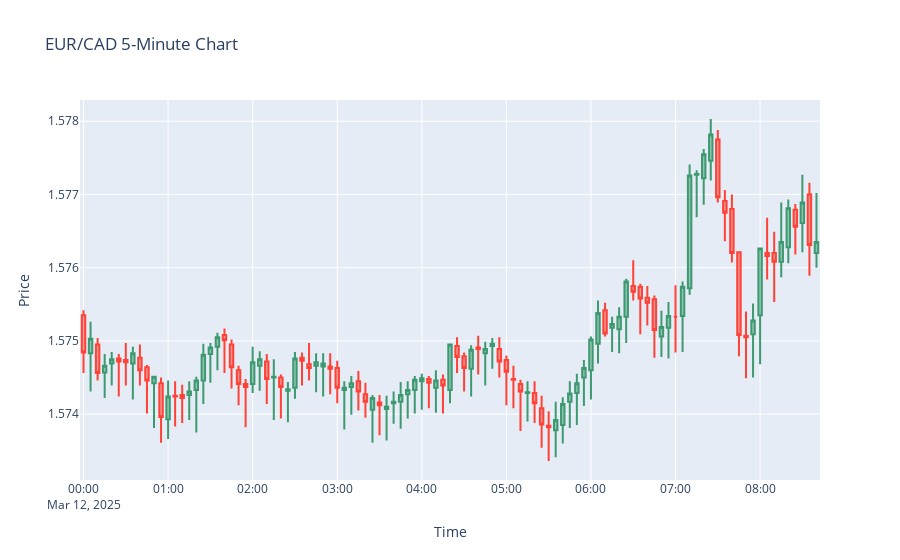

Here is the notebook cell this chart was saved with:
### Code cell
import plotly.graph_objects as go
import pandas as pd
import yfinance as yf
import time
from datetime import datetime, timedelta
from IPython.display import clear_output, display

def get_eurcad_data(interval="5m", period="1d"):
    try:
        eurcad = yf.Ticker("EURCAD=X")
        data = eurcad.history(period=period, interval=interval)
        return data
    except Exception as e:
        print(f"Error fetching data: {e}")
        return None

def calculate_sma(data, window):
    return data['Close'].rolling(window=window).mean()

def calculate_rsi(data, window=14):
    delta = data['Close'].diff()
    up = delta.clip(lower=0)
    down = -1 * delta.clip(upper=0)
    ema_up = up.rolling(window=window).mean()
    ema_down = down.rolling(window=window).mean()
    rs = ema_up / ema_down
    return 100 - (100 / (1 + rs))

def calculate_macd(data):
    short_ema = data['Close'].ewm(span=12, adjust=False).mean()
    long_ema = data['Close'].ewm(span=26, adjust=False).mean()
    macd = short_ema - long_ema
    signal = macd.ewm(span=9, adjust=False).mean()
    return macd, signal

def calculate_bollinger_bands(data, window=20):
    sma = calculate_sma(data, window)
    std = data['Close'].rolling(window=window).std()
    upper_band = sma + (std * 2)
    lower_band = sma - (std * 2)
    return upper_band, lower_band

def find_support_resistance(data):
    support = data['Low'].rolling(window=10).min()
    resistance = data['High'].rolling(window=10).max()
    return support, resistance

def calculate_pivot_points(data):
    pivot = (data['High'] + data['Low'] + data['Close']) / 3
    r1 = (pivot * 2) - data['Low']
    s1 = (pivot * 2) - data['High']
    return pivot, r1, s1

def analyze_and_generate_signals(data):
    if data is None or data.empty or len(data) < 20:
        return None, None
    
    sma_short = calculate_sma(data, window=9)
    sma_long = calculate_sma(data, window=18)
    rsi = calculate_rsi(data, window=14)
    macd, signal = calculate_macd(data)
    upper_band, lower_band = calculate_bollinger_bands(data)
    support, resistance = find_support_resistance(data)
    pivot, r1, s1 = calculate_pivot_points(data)
    
    last_price = data['Close'].iloc[-1]
    current_time = datetime.utcnow() - timedelta(hours=3)  # UTC -3
    trade_time = (current_time + timedelta(minutes=5)).strftime("%H:%M")
    
    signal_type = None
    if sma_short.iloc[-1] > sma_long.iloc[-1] and rsi.iloc[-1] < 70:
        signal_type = "CALL 🟩"
    elif sma_short.iloc[-1] < sma_long.iloc[-1] and rsi.iloc[-1] > 30:
        signal_type = "PUT 🟥"
    
    if macd.iloc[-1] > signal.iloc[-1] and macd.iloc[-2] <= signal.iloc[-2]:
        signal_type = "CALL 🟩"
    elif macd.iloc[-1] < signal.iloc[-1] and macd.iloc[-2] >= signal.iloc[-2]:
        signal_type = "PUT 🟥"
    
    if last_price < lower_band.iloc[-1]:
        signal_type = "CALL 🟩"
    elif last_price > upper_band.iloc[-1]:
        signal_type = "PUT 🟥"
    
    if last_price <= support.iloc[-1]:
        signal_type = "CALL 🟩"
    elif last_price >= resistance.iloc[-1]:
        signal_type = "PUT 🟥"
    
    if last_price < s1.iloc[-1]:
        signal_type = "CALL 🟩"
    elif last_price > r1.iloc[-1]:
        signal_type = "PUT 🟥"
    
    if signal_type:
        signal_text = f"💰 5 minutes expiry\nEUR/CAD;{trade_time};{signal_type}\n🕐 TIME TO {trade_time}"  
        return signal_text, trade_time
    return None, None

def create_candlestick_chart(data, title):
    if data is None or data.empty:
        print(f"No data to display for {title}.")
        return None
    
    fig = go.Figure(data=[go.Candlestick(x=data.index,
                                         open=data['Open'],
                                         high=data['High'],
                                         low=data['Low'],
                                         close=data['Close'])])
    fig.update_layout(title=title, xaxis_title='Time', yaxis_title='Price', xaxis_rangeslider_visible=False)
    return fig

def update_charts_and_signals():
    signals_history = []
    try:
        while True:
            data_5min = get_eurcad_data(interval="5m")
            fig_5min = create_candlestick_chart(data_5min, "EUR/CAD 5-Minute Chart")
            
            if fig_5min is not None:
                signal_text, trade_time = analyze_and_generate_signals(data_5min)
                
                if signal_text:
                    signals_history.append(signal_text)
                    signals_history = signals_history[-5:]
                    clear_output(wait=True)
                    display(fig_5min)
                    print("Trading Signals:")
                    for signal in signals_history:
                        print(signal)
                else:
                    clear_output(wait=True)
                    display(fig_5min)
                    print("No New Trading Signals")
            
            time.sleep(600)  # 10-minute interval
    except KeyboardInterrupt:
        print("Chart update stopped.")

if __name__ == "__main__":
    update_charts_and_signals()

### Figure 1 — Plotly figure (JSON) as saved in the notebook; plotly's stock layout.template omitted (floating-point values rounded to 4 significant figures)
{"data": [{"close": [1.575, 1.575, 1.575, 1.575, 1.575, 1.575, 1.575, 1.575, 1.575, 1.574, 1.575, 1.574, 1.574, 1.574, 1.574, 1.574, 1.574, 1.575, 1.575, 1.575, 1.575, 1.575, 1.574, 1.574, 1.575, 1.575, 1.574, 1.575, 1.574, 1.574, 1.575, 1.575, 1.575, 1.575, 1.575, 1.575, 1.574, 1.574, 1.574, 1.574, 1.574, 1.574, 1.574, 1.574, 1.574, 1.574, 1.574, 1.574, 1.574, 1.574, 1.574, 1.574, 1.575, 1.575, 1.575, 1.575, 1.575, 1.575, 1.575, 1.575, 1.575, 1.574, 1.574, 1.574, 1.574, 1.574, 1.574, 1.574, 1.574, 1.574, 1.574, 1.575, 1.575, 1.575, 1.575, 1.575, 1.575, 1.576, 1.576, 1.576, 1.576, 1.575, 1.575, 1.575, 1.575, 1.576, 1.577, 1.577, 1.578, 1.578, 1.577, 1.577, 1.576, 1.575, 1.575, 1.575, 1.576, 1.576, 1.576, 1.576, 1.577, 1.577, 1.577, 1.576, 1.576], "high": [1.575, 1.575, 1.575, 1.575, 1.575, 1.575, 1.575, 1.575, 1.575, 1.575, 1.575, 1.574, 1.574, 1.574, 1.574, 1.574, 1.575, 1.575, 1.575, 1.575, 1.575, 1.575, 1.575, 1.574, 1.575, 1.575, 1.575, 1.575, 1.575, 1.574, 1.575, 1.575, 1.575, 1.575, 1.575, 1.575, 1.575, 1.574, 1.575, 1.575, 1.574, 1.574, 1.574, 1.574, 1.574, 1.574, 1.574, 1.575, 1.575, 1.575, 1.575, 1.575, 1.575, 1.575, 1.575, 1.575, 1.575, 1.575, 1.575, 1.575, 1.575, 1.575, 1.574, 1.574, 1.574, 1.574, 1.574, 1.574, 1.574, 1.574, 1.575, 1.575, 1.575, 1.576, 1.576, 1.575, 1.575, 1.576, 1.576, 1.576, 1.576, 1.576, 1.575, 1.576, 1.576, 1.576, 1.577, 1.577, 1.578, 1.578, 1.578, 1.577, 1.577, 1.576, 1.575, 1.576, 1.576, 1.577, 1.576, 1.577, 1.577, 1.577, 1.577, 1.577, 1.577], "low": [1.575, 1.574, 1.574, 1.574, 1.574, 1.574, 1.574, 1.574, 1.574, 1.574, 1.574, 1.574, 1.574, 1.574, 1.574, 1.574, 1.574, 1.574, 1.574, 1.575, 1.575, 1.574, 1.574, 1.574, 1.574, 1.574, 1.574, 1.574, 1.574, 1.574, 1.574, 1.574, 1.574, 1.574, 1.574, 1.574, 1.574, 1.574, 1.574, 1.574, 1.574, 1.574, 1.574, 1.574, 1.574, 1.574, 1.574, 1.574, 1.574, 1.574, 1.574, 1.574, 1.574, 1.575, 1.574, 1.574, 1.575, 1.574, 1.575, 1.574, 1.574, 1.574, 1.574, 1.574, 1.574, 1.574, 1.573, 1.573, 1.574, 1.574, 1.574, 1.574, 1.574, 1.575, 1.575, 1.575, 1.575, 1.575, 1.576, 1.575, 1.575, 1.575, 1.575, 1.575, 1.575, 1.575, 1.576, 1.577, 1.577, 1.577, 1.577, 1.576, 1.576, 1.575, 1.574, 1.574, 1.575, 1.576, 1.576, 1.576, 1.576, 1.576, 1.576, 1.576, 1.576], "open": [1.575, 1.575, 1.575, 1.575, 1.575, 1.575, 1.575, 1.575, 1.575, 1.575, 1.574, 1.574, 1.574, 1.574, 1.574, 1.574, 1.574, 1.574, 1.575, 1.575, 1.575, 1.575, 1.575, 1.574, 1.574, 1.575, 1.575, 1.574, 1.574, 1.574, 1.574, 1.575, 1.575, 1.575, 1.575, 1.575, 1.575, 1.574, 1.574, 1.574, 1.574, 1.574, 1.574, 1.574, 1.574, 1.574, 1.574, 1.574, 1.574, 1.574, 1.574, 1.574, 1.574, 1.575, 1.575, 1.575, 1.575, 1.575, 1.575, 1.575, 1.575, 1.574, 1.574, 1.574, 1.574, 1.574, 1.574, 1.574, 1.574, 1.574, 1.574, 1.574, 1.575, 1.575, 1.575, 1.575, 1.575, 1.575, 1.576, 1.576, 1.576, 1.576, 1.575, 1.575, 1.575, 1.575, 1.576, 1.577, 1.577, 1.577, 1.578, 1.577, 1.577, 1.576, 1.575, 1.575, 1.575, 1.576, 1.576, 1.576, 1.576, 1.577, 1.577, 1.577, 1.576], "type": "candlestick", "x": ["2025-03-12T00:00:00+00:00", "2025-03-12T00:05:00+00:00", "2025-03-12T00:10:00+00:00", "2025-03-12T00:15:00+00:00", "2025-03-12T00:20:00+00:00", "2025-03-12T00:25:00+00:00", "2025-03-12T00:30:00+00:00", "2025-03-12T00:35:00+00:00", "2025-03-12T00:40:00+00:00", "2025-03-12T00:45:00+00:00", "2025-03-12T00:50:00+00:00", "2025-03-12T00:55:00+00:00", "2025-03-12T01:00:00+00:00", "2025-03-12T01:05:00+00:00", "2025-03-12T01:10:00+00:00", "2025-03-12T01:15:00+00:00", "2025-03-12T01:20:00+00:00", "2025-03-12T01:25:00+00:00", "2025-03-12T01:30:00+00:00", "2025-03-12T01:35:00+00:00", "2025-03-12T01:40:00+00:00", "2025-03-12T01:45:00+00:00", "2025-03-12T01:50:00+00:00", "2025-03-12T01:55:00+00:00", "2025-03-12T02:00:00+00:00", "2025-03-12T02:05:00+00:00", "2025-03-12T02:10:00+00:00", "2025-03-12T02:15:00+00:00", "2025-03-12T02:20:00+00:00", "2025-03-12T02:25:00+00:00", "2025-03-12T02:30:00+00:00", "2025-03-12T02:35:00+00:00", "2025-03-12T02:40:00+00:00", "2025-03-12T02:45:00+00:00", "2025-03-12T02:50:00+00:00", "2025-03-12T02:55:00+00:00", "2025-03-12T03:00:00+00:00", "2025-03-12T03:05:00+00:00", "2025-03-12T03:10:00+00:00", "2025-03-12T03:15:00+00:00", "2025-03-12T03:20:00+00:00", "2025-03-12T03:25:00+00:00", "2025-03-12T03:30:00+00:00", "2025-03-12T03:35:00+00:00", "2025-03-12T03:40:00+00:00", "2025-03-12T03:45:00+00:00", "2025-03-12T03:50:00+00:00", "2025-03-12T03:55:00+00:00", "2025-03-12T04:00:00+00:00", "2025-03-12T04:05:00+00:00", "2025-03-12T04:10:00+00:00", "2025-03-12T04:15:00+00:00", "2025-03-12T04:20:00+00:00", "2025-03-12T04:25:00+00:00", "2025-03-12T04:30:00+00:00", "2025-03-12T04:35:00+00:00", "2025-03-12T04:40:00+00:00", "2025-03-12T04:45:00+00:00", "2025-03-12T04:50:00+00:00", "2025-03-12T04:55:00+00:00", "2025-03-12T05:00:00+00:00", "2025-03-12T05:05:00+00:00", "2025-03-12T05:10:00+00:00", "2025-03-12T05:15:00+00:00", "2025-03-12T05:20:00+00:00", "2025-03-12T05:25:00+00:00", "2025-03-12T05:30:00+00:00", "2025-03-12T05:35:00+00:00", "2025-03-12T05:40:00+00:00", "2025-03-12T05:45:00+00:00", "2025-03-12T05:50:00+00:00", "2025-03-12T05:55:00+00:00", "2025-03-12T06:00:00+00:00", "2025-03-12T06:05:00+00:00", "2025-03-12T06:10:00+00:00", "2025-03-12T06:15:00+00:00", "2025-03-12T06:20:00+00:00", "2025-03-12T06:25:00+00:00", "2025-03-12T06:30:00+00:00", "2025-03-12T06:35:00+00:00", "2025-03-12T06:40:00+00:00", "2025-03-12T06:45:00+00:00", "2025-03-12T06:50:00+00:00", "2025-03-12T06:55:00+00:00", "2025-03-12T07:00:00+00:00", "2025-03-12T07:05:00+00:00", "2025-03-12T07:10:00+00:00", "2025-03-12T07:15:00+00:00", "2025-03-12T07:20:00+00:00", "2025-03-12T07:25:00+00:00", "2025-03-12T07:30:00+00:00", "2025-03-12T07:35:00+00:00", "2025-03-12T07:40:00+00:00", "2025-03-12T07:45:00+00:00", "2025-03-12T07:50:00+00:00", "2025-03-12T07:55:00+00:00", "2025-03-12T08:00:00+00:00", "2025-03-12T08:05:00+00:00", "2025-03-12T08:10:00+00:00", "2025-03-12T08:15:00+00:00", "2025-03-12T08:20:00+00:00", "2025-03-12T08:25:00+00:00", "2025-03-12T08:30:00+00:00", "2025-03-12T08:35:00+00:00", "2025-03-12T08:40:00+00:00"]}], "layout": {"title": {"text": "EUR/CAD 5-Minute Chart"}, "xaxis": {"rangeslider": {"visible": false}, "title": {"text": "Time"}}, "yaxis": {"title": {"text": "Price"}}}}
